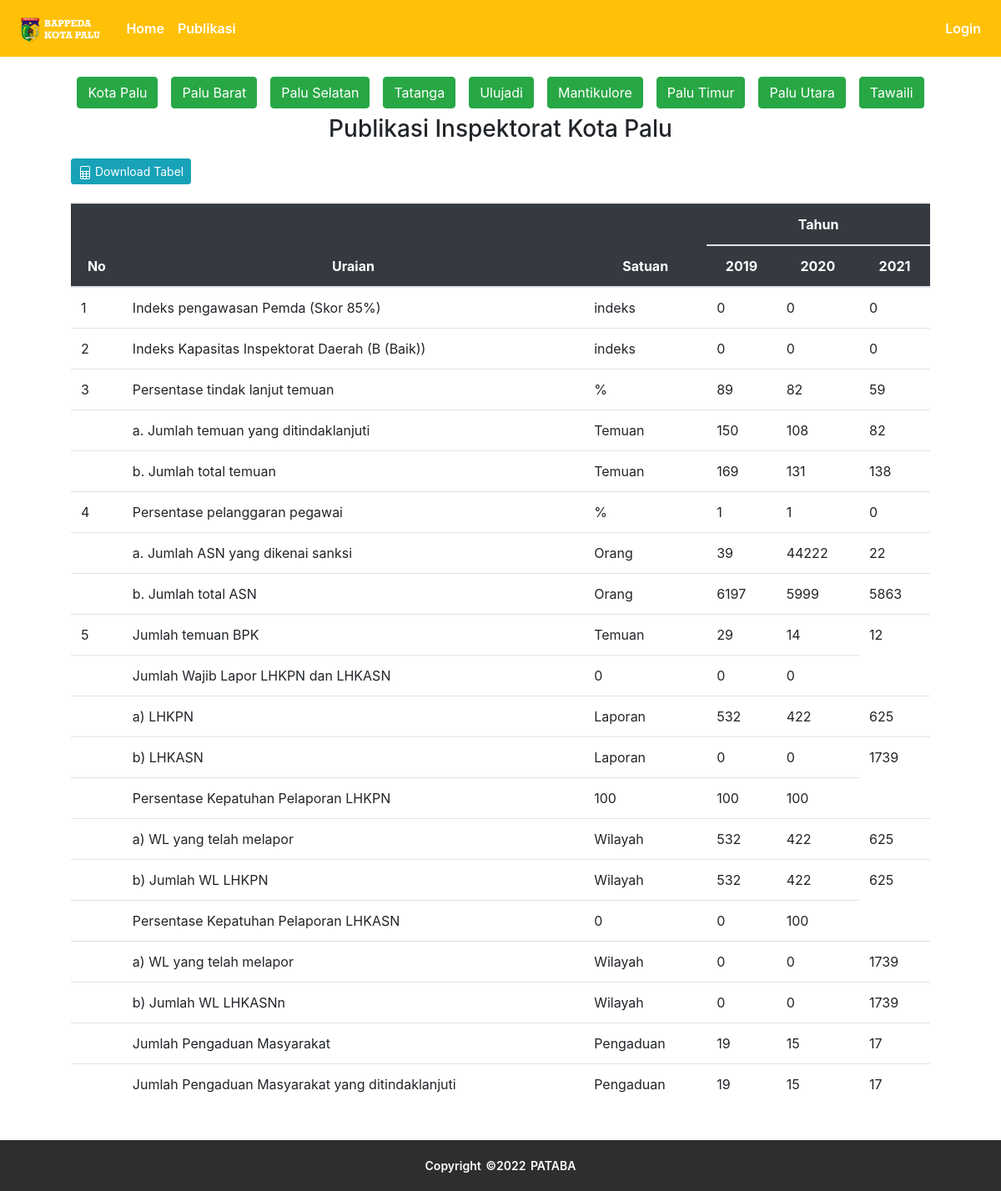
The page /publikasi/inspektorat on the database its author committed.
### publication/models.py (models this page shows)
class Inspektorat(db.Model):
  id = db.Column(db.Integer(), primary_key=True)
  tahun = db.Column(db.String(length=4), nullable=False)
  u1 = db.Column(db.Float())
  u2 = db.Column(db.Float())
  u3 = db.Column(db.Float())
  u4 = db.Column(db.Float())
  u5 = db.Column(db.Float())
  u6 = db.Column(db.Float())
  u7 = db.Column(db.Float())
  u8 = db.Column(db.Float())
  u9 = db.Column(db.Float())
  u10 = db.Column(db.Float())
  u11 = db.Column(db.Float())
  u12 = db.Column(db.Float())
  u13 = db.Column(db.Float())
  u14 = db.Column(db.Float())
  district_id = db.Column(db.Integer(), nullable=True)
  u15 = db.Column(db.Float())
  u16 = db.Column(db.Float())
  u17 = db.Column(db.Float())
  u18 = db.Column(db.Float())
  u19 = db.Column(db.Float())
  u20 = db.Column(db.Float())
  district_id = db.Column(db.Integer(), nullable=True)

### publication/inspektorat/routes_inspektorat.py (the view)
@app.route('/publikasi/inspektorat')
def inspektorat():
  data = Inspektorat.query.filter_by(district_id=None).order_by(Inspektorat.tahun).all()
  return render_template('inspektorat/inspektorat.html', data=data)

### publication/templates/inspektorat/inspektorat.html (shortened to what this page needs)
{% extends 'base.html' %}
{% block content %}
  <div class="container">
    <div class="ket-tabel d-flex justify-content-center">
      <a href="{{ url_for('inspektorat') }}" class="btn btn-success m-2">Kota Palu</a>
      <a href="{{ url_for('inspektorat_kec', district_id=1) }}" class="btn btn-success m-2">Palu Barat</a>
      <a href="{{ url_for('inspektorat_kec', district_id=2) }}" class="btn btn-success m-2">Palu Selatan</a>
      <a href="{{ url_for('inspektorat_kec', district_id=3) }}" class="btn btn-success m-2">Tatanga</a>
      <a href="{{ url_for('inspektorat_kec', district_id=4) }}" class="btn btn-success m-2">Ulujadi</a>
      <a href="{{ url_for('inspektorat_kec', district_id=5) }}" class="btn btn-success m-2">Mantikulore</a>
      <a href="{{ url_for('inspektorat_kec', district_id=6) }}" class="btn btn-success m-2">Palu Timur</a>
      <a href="{{ url_for('inspektorat_kec', district_id=7) }}" class="btn btn-success m-2">Palu Utara</a>
      <a href="{{ url_for('inspektorat_kec', district_id=8) }}" class="btn btn-success m-2">Tawaili</a>
    </div>
    <h3 class="text-center">Publikasi Inspektorat Kota Palu</h3>
    <button class="btn btn-sm btn-info btn-download" onclick="exportTableToExcel('dprdTable', 'tabel')">
      <span>
        Download Tabel
      </span>
    </button>
    <div class="table-responsive mb-5" style="padding: 5vh;">
      <table class="table" id="dprdTable">
        <thead class="table-dark text-center">
          <tr>
            <th rowspan="2" scope="col">No</th>
            <th rowspan="2" scope="col">Uraian</th>
            <th rowspan="2" scope="col">Satuan</th>
            <th colspan="{{ data|length + 1 }}" scope="col" style="text-align: center">Tahun</th>
          </tr>
          <tr>
            {% for d in data %}
              <th>
                {{ d.tahun }}
              </th>
            {% endfor %}
          </tr>
        </thead>
        <tbody>
          <tr>
            <td>1</td>
            <td>Indeks pengawasan Pemda (Skor 85%)</td>
            <td>indeks</td>
            {% for d in data %}
            <td>{{ d.u1 }}</td>
            {% endfor %}
          </tr>
          <tr>
            <td>2</td>
            <td>Indeks Kapasitas Inspektorat Daerah (B (Baik))</td>
            <td>indeks</td>
            {% for d in data %}
            <td>{{ d.u2 }}</td>
            {% endfor %}
          </tr>
          <tr>
            <td>3</td>
            <td>Persentase tindak lanjut temuan</td>
            <td>%</td>
            {% for d in data %}
            <td>{{ d.u3 }}</td>
            {% endfor %}
          </tr>
          <tr>
            <td></td>
            <td>a. Jumlah temuan yang ditindaklanjuti</td>
            <td>Temuan</td>
            {% for d in data %}
            <td>{{ d.u4 }}</td>
            {% endfor %}
          </tr>
          <tr>
            <td></td>
            <td>b. Jumlah total temuan</td>
            <td>Temuan</td>
            {% for d in data %}
            <td>{{ d.u5 }}</td>
            {% endfor %}
          </tr>
          <tr>
            <td>4</td>
            <td>Persentase pelanggaran pegawai</td>
            <td>%</td>
            {% for d in data %}
            <td>{{ d.u6 }}</td>
            {% endfor %}
          </tr>
          <tr>
            <td></td>
            <td>a. Jumlah ASN yang dikenai sanksi</td>
            <td>Orang</td>
            {% for d in data %}
            <td>{{ d.u7 }}</td>
            {% endfor %}
          </tr>
          <tr>
            <td></td>
            <td>b. Jumlah total ASN</td>
            <td>Orang</td>
            {% for d in data %}
            <td>{{ d.u8 }}</td>
            {% endfor %}
          </tr>
          <tr>
            <td>5</td>
            <td>Jumlah temuan BPK</td>
            <td>Temuan</td>
            {% for d in data %}
            <td>{{ d.u9 }}</td>
            {% endfor %}
          </tr>
          <tr>
            <td></td>
            <td>Jumlah Wajib Lapor LHKPN dan LHKASN</td>
            {% for d in data %}
            <td>{{ d.u10 }}</td>
            {% endfor %}
          </tr>
          <tr>
            <td></td>
            <td>a) LHKPN</td>
            <td>Laporan</td>
            {% for d in data %}
            <td>{{ d.u11 }}</td>
            {% endfor %}
          </tr>
          <tr>
            <td></td>
            <td>b) LHKASN</td>
            <td>Laporan</td>
            {% for d in data %}
            <td>{{ d.u12 }}</td>
            {% endfor %}
          </tr>
          <tr>
            <td></td>
            <td>Persentase Kepatuhan Pelaporan LHKPN</td>
            {% for d in data %}
            <td>{{ d.u13 }}</td>
            {% endfor %}
          </tr>
          <tr>
            <td></td>
            <td>a) WL yang telah melapor</td>
            <td>Wilayah</td>
            {% for d in data %}
            <td>{{ d.u14 }}</td>
            {% endfor %}
          </tr>
          <tr>
            <td></td>
            <td>b) Jumlah WL LHKPN</td>
            <td>Wilayah</td>
            {% for d in data %}
            <td>{{ d.u15 }}</td>
            {% endfor %}
          </tr>
          <tr>
            <td></td>
            <td>Persentase Kepatuhan Pelaporan LHKASN</td>
            {% for d in data %}
            <td>{{ d.u16 }}</td>
            {% endfor %}
          </tr>
          <tr>
            <td></td>
            <td>a) WL yang telah melapor</td>
            <td>Wilayah</td>
            {% for d in data %}
            <td>{{ d.u17 }}</td>
            {% endfor %}
          </tr>
          <tr>
            <td></td>
            <td>b) Jumlah WL LHKASNn</td>
            <td>Wilayah</td>
            {% for d in data %}
            <td>{{ d.u18 }}</td>
            {% endfor %}
          </tr>
          <tr>
            <td></td>
            <td>Jumlah Pengaduan Masyarakat</td>
            <td>Pengaduan</td>
            {% for d in data %}
            <td>{{ d.u19 }}</td>
            {% endfor %}
          </tr>
          <tr>
            <td></td>
            <td>Jumlah Pengaduan Masyarakat yang ditindaklanjuti</td>
            <td>Pengaduan</td>
            {% for d in data %}
            <td>{{ d.u20 }}</td>
            {% endfor %}
          </tr>
        </tbody>
      </table>
    </div>
  </div>
{% endblock %}

### publication/static/css/style_agi.css (style rules this page uses)
.btn-download { margin-left: 40px; margin-bottom: -25px; }

### rows shown on the page
Inspektorat: tahun "2019", u1 "0", u2 "0", u3 "89", u4 "150", u5 "169", u6 "1", u7 "39", u8 "6197", u9 "29", u10 "0", u11 "532", u12 "0", u13 "100", u14 "532", u15 "532", u16 "0", u17 "0", u18 "0", u19 "19", u20 "19"
Inspektorat: tahun "2020", u1 "0", u2 "0", u3 "82", u4 "108", u5 "131", u6 "1", u7 "44222", u8 "5999", u9 "14", u10 "0", u11 "422", u12 "0", u13 "100", u14 "422", u15 "422", u16 "0", u17 "0", u18 "0", u19 "15", u20 "15"
Inspektorat: tahun "2021", u1 "0", u2 "0", u3 "59", u4 "82", u5 "138", u6 "0", u7 "22", u8 "5863", u9 "12", u10 "0", u11 "625", u12 "1739", u13 "100", u14 "625", u15 "625", u16 "100", u17 "1739", u18 "1739", u19 "17", u20 "17"
